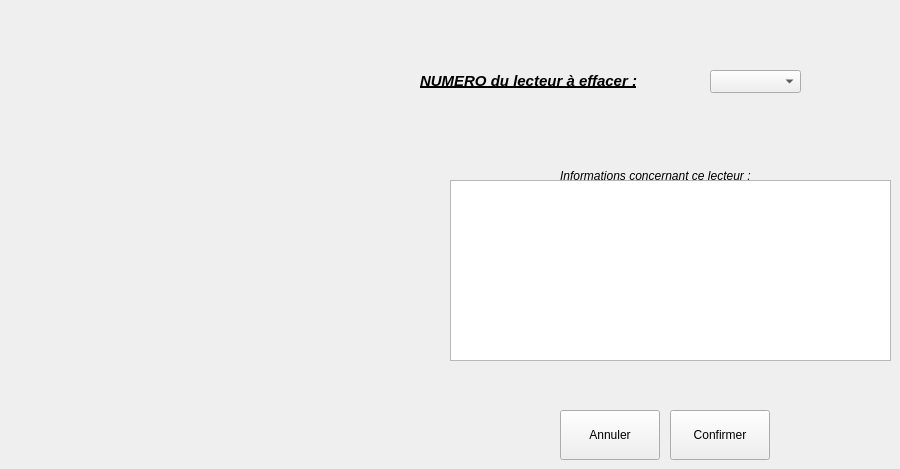
      <widget class="QWidget" name="tbEffacerLecteur">
       <attribute name="title">
        <string>Effacer un lecteur existant...</string>
       </attribute>
       <widget class="QLabel" name="label_136">
        <property name="geometry">
         <rect>
          <x>420</x>
          <y>70</y>
          <width>271</width>
          <height>21</height>
         </rect>
        </property>
        <property name="font">
         <font>
          <pointsize>11</pointsize>
          <weight>75</weight>
          <italic>true</italic>
          <bold>true</bold>
          <underline>true</underline>
         </font>
        </property>
        <property name="text">
         <string>NUMERO du lecteur à effacer :</string>
        </property>
       </widget>
       <widget class="QTextEdit" name="txtInfoLectDel">
        <property name="geometry">
         <rect>
          <x>450</x>
          <y>180</y>
          <width>441</width>
          <height>181</height>
         </rect>
        </property>
       </widget>
       <widget class="QPushButton" name="btAnnulerLectSupp">
        <property name="geometry">
         <rect>
          <x>560</x>
          <y>410</y>
          <width>100</width>
          <height>50</height>
         </rect>
        </property>
        <property name="text">
         <string>Annuler</string>
        </property>
        <property name="icon">
         <iconset>
          <normaloff>C:/Users/Tom/Documents/ECOLE/BTS_IRIS_2/SuPerL/LINUX/FONCTIONNEL_RV1/Projet_Config/ressources/ButtonClose.png</normaloff>C:/Users/Tom/Documents/ECOLE/BTS_IRIS_2/SuPerL/LINUX/FONCTIONNEL_RV1/Projet_Config/ressources/ButtonClose.png</iconset>
        </property>
       </widget>
       <widget class="QComboBox" name="cBoxLectSupp">
        <property name="geometry">
         <rect>
          <x>710</x>
          <y>70</y>
          <width>91</width>
          <height>23</height>
         </rect>
        </property>
       </widget>
       <widget class="QPushButton" name="btOkLectSupp">
        <property name="geometry">
         <rect>
          <x>670</x>
          <y>410</y>
          <width>100</width>
          <height>50</height>
         </rect>
        </property>
        <property name="text">
         <string>Confirmer</string>
        </property>
        <property name="icon">
         <iconset>
          <normaloff>C:/Users/Tom/Documents/ECOLE/BTS_IRIS_2/SuPerL/LINUX/FONCTIONNEL_RV1/Projet_Config/ressources/bt_ok.png</normaloff>C:/Users/Tom/Documents/ECOLE/BTS_IRIS_2/SuPerL/LINUX/FONCTIONNEL_RV1/Projet_Config/ressources/bt_ok.png</iconset>
        </property>
       </widget>
       <widget class="QLabel" name="label_135">
        <property name="geometry">
         <rect>
          <x>560</x>
          <y>160</y>
          <width>271</width>
          <height>31</height>
         </rect>
        </property>
        <property name="font">
         <font>
          <weight>50</weight>
          <italic>true</italic>
          <bold>false</bold>
          <underline>false</underline>
         </font>
        </property>
        <property name="text">
         <string>Informations concernant ce lecteur :</string>
        </property>
       </widget>
       <widget class="QLabel" name="label_113">
        <property name="geometry">
         <rect>
          <x>40</x>
          <y>20</y>
          <width>51</width>
          <height>61</height>
         </rect>
        </property>
        <property name="text">
         <string/>
        </property>
        <property name="pixmap">
         <pixmap>../../../../../../opt/SuPer_2015/Projet_SuPer/ressources/supprimer.png</pixmap>
        </property>
       </widget>
      </widget>
